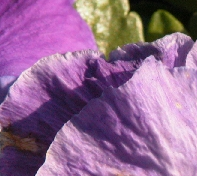
#> input picture t1.png, 197 x 176 px
$ jupyter execute HLAC.ipynb
#> lines starting #> are read from the running program, lines starting #| are printed output that depends on the picture; after the words box and inside, x2 and y2 are one past the last pixel; in counts of white or black regions, pixels touching at a corner belong together
[cell 1]
import os
import sys
import numpy as np
import pickle
from PIL import Image
import matplotlib.pyplot as plt

[cell 2]
class TrOtsu(object):#大津の2値化
    def __init__(self, min_val = 0, max_val = 255):
        self.min_val = min_val
        self.max_val = max_val

    def fit_transform(self, img):
        hist = self._calc_hist(img)
        sp_list = np.array([self._calc_sp(hist, hist[:th], hist[th:]) for th in range(256)])
        #分離度が最大の閾値を獲得
        self.max_th = np.argmax(sp_list)
        print(f'Threshold valud = {self.max_th}')
        #画像を2値化して返す
        img[img<self.max_th] = self.min_val
        img[img>=self.max_th] = self.max_val
        return img

    def _calc_unv(self, hist):
        #ヒストグラム内のピクセル数
        n = np.sum(hist)
        if n!=0:#0割を防ぐ
            #ヒストグラムの平均輝度
            u = np.sum([i*x for i, x in enumerate(hist)])/n
            #ヒストグラムのクラス内分散
            v = np.sum((hist-u)**2.0)/n
        else:
            u = 0
            v = 0
        return {'n':n, 'u':u, 'v':v}

    def _calc_sp(self, all_array, b_array, w_array):
        all_unv = self._calc_unv(all_array)
        b_unv = self._calc_unv(b_array)
        w_unv = self._calc_unv(w_array)
        S1 = (b_unv['n']*(b_unv['u']-all_unv['u'])**2+w_unv['n']*(w_unv['u']-all_unv['u'])**2)
        S2 = (b_unv['n']*b_unv['v']+w_unv['n']*w_unv['v'])
        S = S1/S2
        return S


    def _calc_hist(self, img):
        return np.array([np.sum(img==i) for i in range(256)])

[cell 3]
img = Image.open('./t1.png').convert('L')
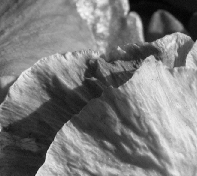
#> img: PIL image 197x176 L; min 2, max 247, mean 121.9
img_array = np.array(img)
plt.figure()
plt.gray()
plt.imshow(img_array)
#大津の2値化実行
otsu = TrOtsu()
transed_img = otsu.fit_transform(np.copy(img_array))
#> in fit_transform, `hist = self._calc_hist(img)`: hist = 256 values, max 258 at index 139, min 0 at index 0, mean 135.4
#> in _calc_unv, `n = np.sum(hist)`: n = 34672
#> in _calc_unv, `u = np.sum([i*x for i, x in enumerate(hist)])/n`: u = 121.9
#> in _calc_unv, `v = np.sum((hist-u)**2.0)/n`: v = 37.38
#> in _calc_sp, `all_unv = self._calc_unv(all_array)`: all_unv = {'n': 34672, 'u': 121.9, 'v': 37.38}
#> in _calc_sp, `b_unv = self._calc_unv(b_array)`: b_unv = {'n': 0, 'u': 0, 'v': 0}
#> in _calc_sp, `w_unv = self._calc_unv(w_array)`: w_unv = {'n': 34672, 'u': 121.9, 'v': 37.38}
#> in _calc_sp, `S1 = (b_unv['n']*(b_unv['u']-all_unv['u'])**2+w_unv['n']*(w_unv['u']-a..`: S1 = 0
#> in _calc_sp, `S2 = (b_unv['n']*b_unv['v']+w_unv['n']*w_unv['v'])`: S2 = 1295933.6
#> in _calc_sp, `S = S1/S2`: S = 0
#> in fit_transform, `sp_list = np.array([self._calc_sp(hist, hist[:th], hist[th:]) for th i..`: sp_list = 256 values, max 52.75 at index 123, min 0 at index 0, mean 32.94
#> in fit_transform, `self.max_th = np.argmax(sp_list)`: self.max_th = 123
#| Threshold valud = 123
#> in fit_transform, `img[img<self.max_th] = self.min_val`:
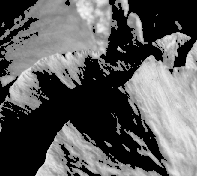
#> img: shape (176, 197); min 0, max 247, mean 90.7
#> in fit_transform, `img[img>=self.max_th] = self.max_val`:
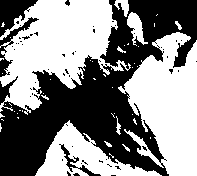
#> img: shape (176, 197); 53.2% white; 55 black regions (50 under 20 px), largest, box (x1, y1, x2, y2) and area: (0, 0, 197, 176) 14668, (0, 0, 38, 37) 704, (0, 17, 39, 77) 418, (59, 144, 101, 176) 223, (65, 0, 70, 6) 20
plt.figure()
plt.gray()
plt.imshow(transed_img)
plt.figure()
plt.plot(np.array([np.sum(img_array==i) for i in range(256)]))
plt.plot([otsu.max_th, otsu.max_th], [ 0, np.max(np.array([np.sum(img_array==i) for i in range(256)]))], "red")
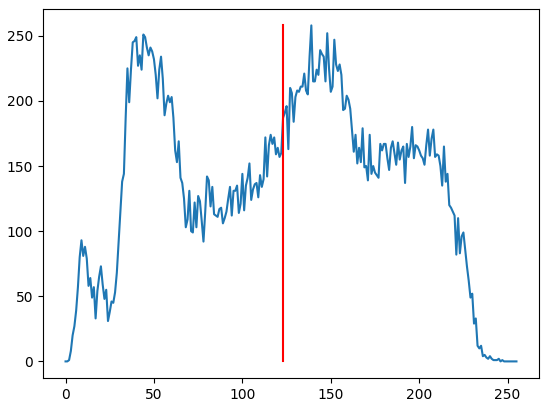
#> figure drawn by matplotlib, 1 panel; curve peaks at x = 139, y = 258

[cell 4]
class HLAC(object):
    def __init__(self):
        self.dim = 3
        if not os.path.exists(f'./hlac_mask.pkl'):
            self.masks = self._calc_masks()
            with open(f'./hlac_mask.pkl', 'wb') as f:
                pickle.dump(self.masks, f)
        else:
            with open(f'./hlac_mask.pkl', 'rb') as f:
                self.masks = pickle.load(f)
        print(self.masks)

    def transform(self, img):
        height, width = img.shape
        res = [0 for i in range(len(self.masks))]
        for i in range(height-2):
            for j in range(width-2):
                img_vec = self._arr2vec(img[i:i+self.dim, j:j+self.dim])
                for pos_mask, mask in enumerate(self.masks):
                    c1, c2 = 0, 0
                    for pos_img, char in enumerate(mask):
                        if char=="1":
                            c1 += 1
                            if img_vec[pos_img]==255:
                                c2 += 1
                    if c1 == c2:
                        res[pos_mask] += 1
        return np.array(res)

    def _arr2vec(self, array):
        return array.reshape(-1)

    def _calc_masks(self):
        #ベースパターン: 000010000
        base_pattern = np.array([0 if i!=(self.dim**2-1)//2 else 1 for i in range(self.dim**2)]).reshape(self.dim, self.dim)
        #マスクパターンリスト
        self.mask_pattern = [base_pattern]
        #平行移動可能であるかチェックするパターン
        chk_list = []
        for i in [-1, 0, 1]:
            for j in [-1, 0, 1]:
                chk_list.append([i,j])
        self.chk_list = chk_list

        #Start mask pattern search
        for i in range(self.dim):
            for j in range(self.dim):
                if ((i*self.dim+j)==((self.dim**2-1)//2)):
                    continue
                tmp_pattern = np.copy(base_pattern)
                tmp_pattern[i,j] = 1
                if self._chk_in_pattern(tmp_pattern):
                    self.mask_pattern.append(tmp_pattern)

                for i2 in range(self.dim):
                    for j2 in range(self.dim):
                        if((i2==i)&(j2==j))|((i2*self.dim+j2)==((self.dim**2-1)//2)):
                            continue
                        tmp_pattern = np.copy(base_pattern)
                        tmp_pattern[i,j] = 1
                        tmp_pattern[i2, j2] = 1
                        if self._chk_in_pattern(tmp_pattern):
                            self.mask_pattern.append(tmp_pattern)
        #End mask pattern search
        print(f'Number of mask = {len(self.mask_pattern)}')
        mask_list = []
        for masks in self.mask_pattern:
            mask_list.append("".join(str(int(e)) for e in masks.reshape(-1).tolist()))
        return mask_list

    def _chk_in_pattern(self, tmp_pattern):
        count = 0
        for mask in self.mask_pattern:
            for chk_idx in range(len(self.chk_list)):
                if self._chk_pattern(tmp_pattern, self.chk_list[chk_idx]):
                    tmp_roll_pattern = np.roll(tmp_pattern, (self.chk_list[chk_idx][0], self.chk_list[chk_idx][1]), axis=(0,1))
                    if np.array_equal(mask, tmp_roll_pattern):
                        count+=1
                        break
        if count==0:
            return True
        else:
            return False

    def _chk_pattern(self, pattern, chk_list):
        count = 0
        if chk_list[0]==-1:
            count+=np.sum(pattern[0,:])
        if chk_list[0]==1:
            count+=np.sum(pattern[2,:])
        if chk_list[1]==-1:
            count+=np.sum(pattern[:,0])
        if chk_list[1]==1:
            count+=np.sum(pattern[:,2])
        if count==0:
            return True
        else:
            return False

[cell 5]
hlac_vec = HLAC().transform(transed_img)
#> after the loop in transform, `for i in range(height-2):`: res = 25 values, max 18063 at index 0, min 15722 at index 17, mean 16411.9
#> hlac_vec has the same summary as res in transform
print(f'hlac_vec shape = {hlac_vec.shape}')
#| hlac_vec shape = (25,)
print(f'hlac_vec = {hlac_vec}')
#| hlac_vec = [18063 16965 16556 16024 16525 16274 16007 16290 16185 17140 16457 16404
#|  16013 16386 16428 16767 15987 15722 16115 16229 17041 16270 16323 16023
#|  16104]
